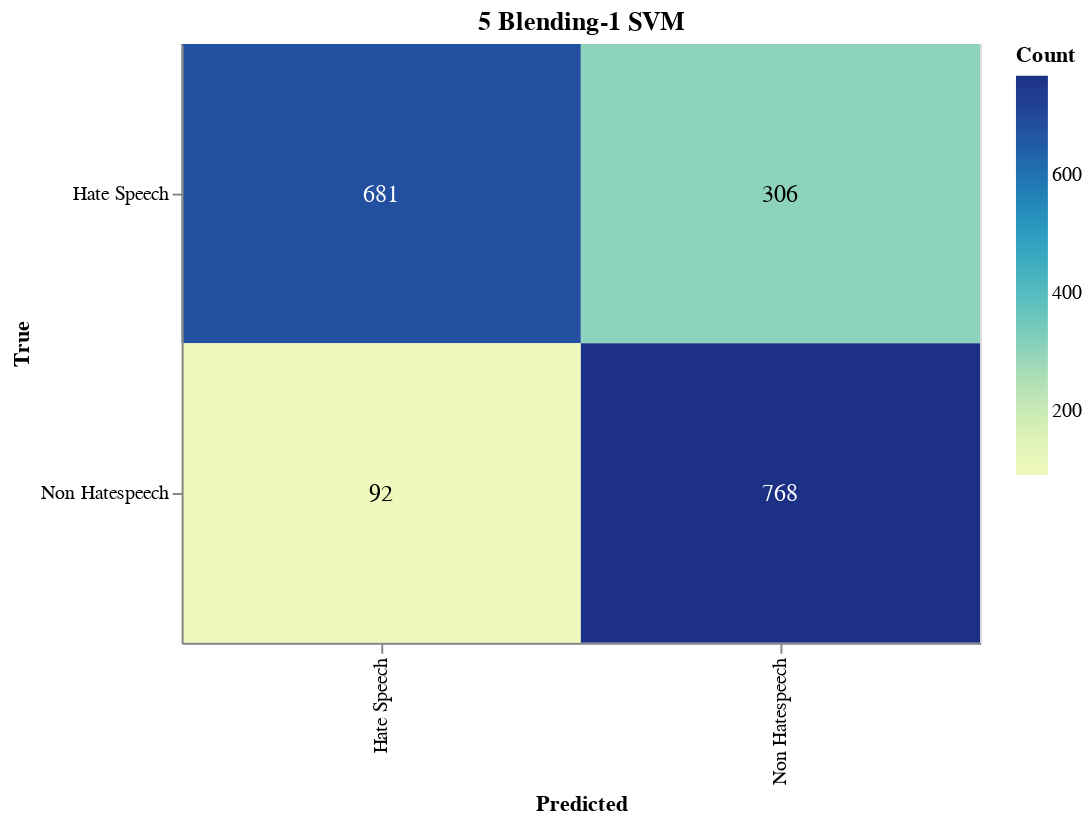

Here is the notebook cell this chart was saved with:
### Markdown cell above
#### Save Confusion Matrix

### Code cell
import altair as alt
import pandas as pd
from sklearn.metrics import confusion_matrix

# Calculate the confusion matrix
cm = confusion_matrix(true_labels, adjusted_predictions)

# Define class names
class_names = ['Hate Speech', 'Non Hatespeech']

# Convert confusion matrix to DataFrame
cm_df = pd.DataFrame(cm, index=class_names, columns=class_names).reset_index().melt(id_vars='index')
cm_df.columns = ['True', 'Predicted', 'Count']

# Ensure the order of categories
cm_df['True'] = pd.Categorical(cm_df['True'], categories=class_names, ordered=True)
cm_df['Predicted'] = pd.Categorical(cm_df['Predicted'], categories=class_names, ordered=True)

# Create the Altair plot
heatmap = alt.Chart(cm_df).mark_rect().encode(
    x=alt.X('Predicted:O', sort=class_names),
    y=alt.Y('True:O', sort=class_names),
    color='Count:Q',
    tooltip=['True', 'Predicted', 'Count']
).properties(
    width=400,
    height=300,
    title='5 Blending-1 SVM'
)

# Add text labels
text = heatmap.mark_text(
    align='center',
    baseline='middle',
    fontSize=12
).encode(
    text='Count:Q',
    color=alt.condition(
        alt.datum.Count > cm.max() / 2,
        alt.value('white'),
        alt.value('black')
    )
)

# Combine heatmap and text
final_chart = heatmap + text

# Display the plot
final_chart.show()

### Figure 1 — Vega-Lite specification as saved in the notebook (floating-point values rounded to 4 significant figures)
{"config": {"view": {"continuousWidth": 300, "continuousHeight": 300}}, "layer": [{"mark": {"type": "rect"}, "encoding": {"color": {"field": "Count", "type": "quantitative"}, "tooltip": [{"field": "True", "type": "ordinal"}, {"field": "Predicted", "type": "ordinal"}, {"field": "Count", "type": "quantitative"}], "x": {"field": "Predicted", "sort": ["Hate Speech", "Non Hatespeech"], "type": "ordinal"}, "y": {"field": "True", "sort": ["Hate Speech", "Non Hatespeech"], "type": "ordinal"}}, "title": "5 Blending-1 SVM"}, {"mark": {"type": "text", "align": "center", "baseline": "middle", "fontSize": 12}, "encoding": {"color": {"condition": {"test": "(datum.Count > 384.0)", "value": "white"}, "value": "black"}, "text": {"field": "Count", "type": "quantitative"}, "tooltip": [{"field": "True", "type": "ordinal"}, {"field": "Predicted", "type": "ordinal"}, {"field": "Count", "type": "quantitative"}], "x": {"field": "Predicted", "sort": ["Hate Speech", "Non Hatespeech"], "type": "ordinal"}, "y": {"field": "True", "sort": ["Hate Speech", "Non Hatespeech"], "type": "ordinal"}}, "title": "5 Blending-1 SVM"}], "data": {"name": "data-4e7f5826b724db37ab93c10c48f8db7b"}, "height": 300, "width": 400, "$schema": "https://vega.github.io/schema/vega-lite/v5.17.0.json", "datasets": {"data-4e7f5826b724db37ab93c10c48f8db7b": [{"True": "Hate Speech", "Predicted": "Hate Speech", "Count": 681}, {"True": "Non Hatespeech", "Predicted": "Hate Speech", "Count": 92}, {"True": "Hate Speech", "Predicted": "Non Hatespeech", "Count": 306}, {"True": "Non Hatespeech", "Predicted": "Non Hatespeech", "Count": 768}]}}
